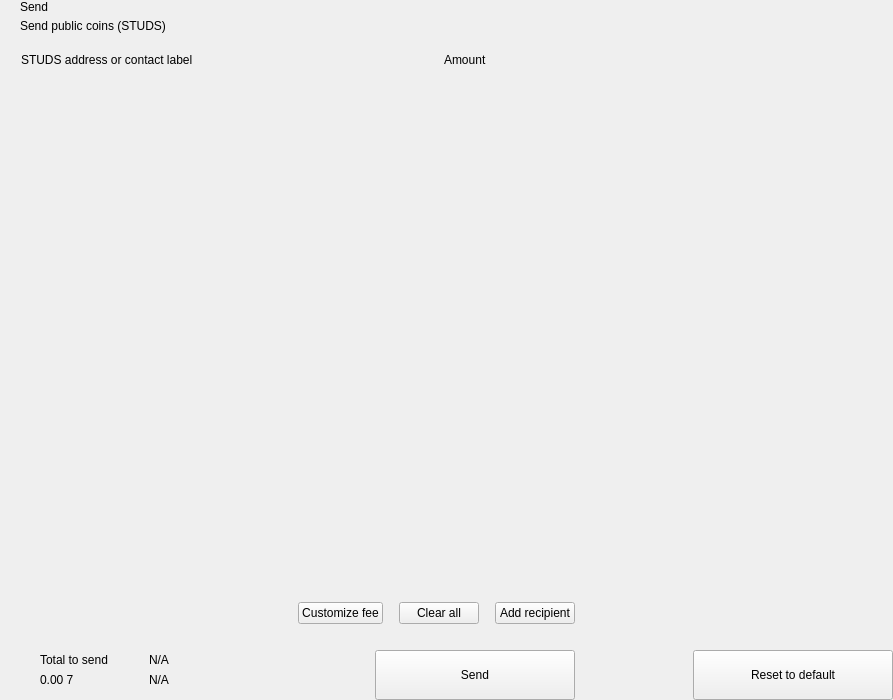
<?xml version="1.0" encoding="UTF-8"?>
<ui version="4.0">
 <class>send</class>
 <widget class="QWidget" name="send">
  <property name="geometry">
   <rect>
    <x>0</x>
    <y>0</y>
    <width>893</width>
    <height>700</height>
   </rect>
  </property>
  <property name="windowTitle">
   <string>Form</string>
  </property>
  <layout class="QHBoxLayout" name="horizontalLayout_2" stretch="2,1">
   <property name="spacing">
    <number>0</number>
   </property>
   <property name="leftMargin">
    <number>0</number>
   </property>
   <property name="topMargin">
    <number>0</number>
   </property>
   <property name="rightMargin">
    <number>0</number>
   </property>
   <property name="bottomMargin">
    <number>0</number>
   </property>
   <item>
    <widget class="QWidget" name="left" native="true">
     <layout class="QVBoxLayout" name="verticalLayout_3">
      <property name="spacing">
       <number>0</number>
      </property>
      <property name="leftMargin">
       <number>0</number>
      </property>
      <property name="topMargin">
       <number>0</number>
      </property>
      <property name="rightMargin">
       <number>0</number>
      </property>
      <property name="bottomMargin">
       <number>0</number>
      </property>
      <item>
       <layout class="QVBoxLayout" name="verticalLayout_22" stretch="0,0,0,1,0,0,0,0">
        <property name="spacing">
         <number>0</number>
        </property>
        <item>
         <layout class="QHBoxLayout" name="horizontalLayout_3">
          <property name="spacing">
           <number>0</number>
          </property>
          <property name="leftMargin">
           <number>20</number>
          </property>
          <property name="rightMargin">
           <number>20</number>
          </property>
          <item>
           <layout class="QVBoxLayout" name="verticalLayout">
            <property name="spacing">
             <number>5</number>
            </property>
            <item>
             <widget class="QLabel" name="labelTitle">
              <property name="text">
               <string>Send</string>
              </property>
              <property name="alignment">
               <set>Qt::AlignLeading|Qt::AlignLeft|Qt::AlignVCenter</set>
              </property>
             </widget>
            </item>
            <item>
             <widget class="QLabel" name="labelSubtitle1">
              <property name="text">
               <string>Send public coins (STUDS)</string>
              </property>
             </widget>
            </item>
           </layout>
          </item>
          <item>
           <spacer name="horizontalSpacer">
            <property name="orientation">
             <enum>Qt::Horizontal</enum>
            </property>
            <property name="sizeHint" stdset="0">
             <size>
              <width>40</width>
              <height>20</height>
             </size>
            </property>
           </spacer>
          </item>
         </layout>
        </item>
        <item>
         <spacer name="verticalSpacer_2">
          <property name="orientation">
           <enum>Qt::Vertical</enum>
          </property>
          <property name="sizeType">
           <enum>QSizePolicy::Fixed</enum>
          </property>
          <property name="sizeHint" stdset="0">
           <size>
            <width>20</width>
            <height>20</height>
           </size>
          </property>
         </spacer>
        </item>
        <item>
         <layout class="QHBoxLayout" name="horizontalLayout" stretch="6,0,2">
          <property name="spacing">
           <number>0</number>
          </property>
          <property name="leftMargin">
           <number>10</number>
          </property>
          <property name="topMargin">
           <number>0</number>
          </property>
          <property name="rightMargin">
           <number>20</number>
          </property>
          <property name="bottomMargin">
           <number>0</number>
          </property>
          <item>
           <widget class="QLabel" name="labelSubtitleAddress">
            <property name="styleSheet">
             <string notr="true">margin-left:8px;</string>
            </property>
            <property name="text">
             <string>STUDS address or contact label</string>
            </property>
           </widget>
          </item>
          <item>
           <spacer name="horizontalSpacer_3">
            <property name="orientation">
             <enum>Qt::Horizontal</enum>
            </property>
            <property name="sizeType">
             <enum>QSizePolicy::Fixed</enum>
            </property>
            <property name="sizeHint" stdset="0">
             <size>
              <width>40</width>
              <height>1</height>
             </size>
            </property>
           </spacer>
          </item>
          <item>
           <widget class="QLabel" name="labelSubtitleAmount">
            <property name="text">
             <string>Amount</string>
            </property>
           </widget>
          </item>
         </layout>
        </item>
        <item>
         <widget class="QScrollArea" name="scrollArea">
          <property name="minimumSize">
           <size>
            <width>0</width>
            <height>350</height>
           </size>
          </property>
          <property name="styleSheet">
           <string notr="true">#scrollArea {
            background:transparent;
            margin-top:10px;
}</string>
          </property>
          <property name="horizontalScrollBarPolicy">
           <enum>Qt::ScrollBarAlwaysOff</enum>
          </property>
          <property name="sizeAdjustPolicy">
           <enum>QAbstractScrollArea::AdjustIgnored</enum>
          </property>
          <property name="widgetResizable">
           <bool>true</bool>
          </property>
          <property name="alignment">
           <set>Qt::AlignLeading|Qt::AlignLeft|Qt::AlignTop</set>
          </property>
          <widget class="QWidget" name="scrollAreaWidgetContents">
           <property name="geometry">
            <rect>
             <x>0</x>
             <y>0</y>
             <width>591</width>
             <height>16</height>
            </rect>
           </property>
           <property name="sizePolicy">
            <sizepolicy hsizetype="Preferred" vsizetype="Maximum">
             <horstretch>0</horstretch>
             <verstretch>0</verstretch>
            </sizepolicy>
           </property>
           <property name="autoFillBackground">
            <bool>false</bool>
           </property>
           <property name="styleSheet">
            <string notr="true">#scrollAreaWidgetContents {
             background:transparent;
             }</string>
           </property>
           <layout class="QVBoxLayout" name="verticalLayout_7">
            <property name="spacing">
             <number>0</number>
            </property>
            <property name="sizeConstraint">
             <enum>QLayout::SetDefaultConstraint</enum>
            </property>
            <property name="leftMargin">
             <number>0</number>
            </property>
            <property name="topMargin">
             <number>0</number>
            </property>
            <property name="rightMargin">
             <number>0</number>
            </property>
            <property name="bottomMargin">
             <number>0</number>
            </property>
           </layout>
          </widget>
         </widget>
        </item>
        <item>
         <spacer name="verticalSpacer_4">
          <property name="orientation">
           <enum>Qt::Vertical</enum>
          </property>
          <property name="sizeType">
           <enum>QSizePolicy::Fixed</enum>
          </property>
          <property name="sizeHint" stdset="0">
           <size>
            <width>20</width>
            <height>20</height>
           </size>
          </property>
         </spacer>
        </item>
        <item>
         <layout class="QHBoxLayout" name="horizontalLayout_20">
          <property name="spacing">
           <number>6</number>
          </property>
          <property name="leftMargin">
           <number>20</number>
          </property>
          <property name="rightMargin">
           <number>20</number>
          </property>
          <item>
           <spacer name="horizontalSpacer_4">
            <property name="orientation">
             <enum>Qt::Horizontal</enum>
            </property>
            <property name="sizeHint" stdset="0">
             <size>
              <width>10</width>
              <height>20</height>
             </size>
            </property>
           </spacer>
          </item>
          <item>
           <widget class="QPushButton" name="pushButtonFee">
            <property name="focusPolicy">
             <enum>Qt::NoFocus</enum>
            </property>
            <property name="text">
             <string>Customize fee</string>
            </property>
           </widget>
          </item>
          <item>
           <spacer name="horizontalSpacer_11">
            <property name="orientation">
             <enum>Qt::Horizontal</enum>
            </property>
            <property name="sizeType">
             <enum>QSizePolicy::Minimum</enum>
            </property>
            <property name="sizeHint" stdset="0">
             <size>
              <width>10</width>
              <height>20</height>
             </size>
            </property>
           </spacer>
          </item>
          <item>
           <widget class="QPushButton" name="pushButtonClear">
            <property name="focusPolicy">
             <enum>Qt::NoFocus</enum>
            </property>
            <property name="layoutDirection">
             <enum>Qt::RightToLeft</enum>
            </property>
            <property name="text">
             <string>Clear all</string>
            </property>
           </widget>
          </item>
          <item>
           <spacer name="horizontalSpacer_6">
            <property name="orientation">
             <enum>Qt::Horizontal</enum>
            </property>
            <property name="sizeType">
             <enum>QSizePolicy::Fixed</enum>
            </property>
            <property name="sizeHint" stdset="0">
             <size>
              <width>10</width>
              <height>20</height>
             </size>
            </property>
           </spacer>
          </item>
          <item>
           <widget class="QPushButton" name="pushButtonAddRecipient">
            <property name="focusPolicy">
             <enum>Qt::NoFocus</enum>
            </property>
            <property name="text">
             <string>Add recipient</string>
            </property>
           </widget>
          </item>
         </layout>
        </item>
        <item>
         <spacer name="verticalSpacer">
          <property name="orientation">
           <enum>Qt::Vertical</enum>
          </property>
          <property name="sizeType">
           <enum>QSizePolicy::Fixed</enum>
          </property>
          <property name="sizeHint" stdset="0">
           <size>
            <width>20</width>
            <height>16</height>
           </size>
          </property>
         </spacer>
        </item>
        <item>
         <layout class="QHBoxLayout" name="horizontalLayout_7">
          <property name="rightMargin">
           <number>20</number>
          </property>
          <item>
           <layout class="QHBoxLayout" name="horizontalLayout_10">
            <property name="spacing">
             <number>0</number>
            </property>
            <property name="leftMargin">
             <number>8</number>
            </property>
            <item>
             <widget class="QStackedWidget" name="stackedWidget">
              <property name="minimumSize">
               <size>
                <width>0</width>
                <height>60</height>
               </size>
              </property>
              <property name="maximumSize">
               <size>
                <width>16777215</width>
                <height>60</height>
               </size>
              </property>
              <widget class="QWidget" name="page1">
               <layout class="QVBoxLayout" name="verticalLayout_71" stretch="0">
                <property name="spacing">
                 <number>6</number>
                </property>
                <property name="leftMargin">
                 <number>12</number>
                </property>
                <property name="topMargin">
                 <number>0</number>
                </property>
                <property name="rightMargin">
                 <number>0</number>
                </property>
                <property name="bottomMargin">
                 <number>0</number>
                </property>
                <item>
                 <widget class="QWidget" name="coinWidget" native="true">
                  <property name="minimumSize">
                   <size>
                    <width>0</width>
                    <height>60</height>
                   </size>
                  </property>
                  <property name="maximumSize">
                   <size>
                    <width>16777215</width>
                    <height>60</height>
                   </size>
                  </property>
                  <layout class="QHBoxLayout" name="horizontalLayout_9">
                   <property name="spacing">
                    <number>0</number>
                   </property>
                   <property name="leftMargin">
                    <number>20</number>
                   </property>
                   <property name="topMargin">
                    <number>10</number>
                   </property>
                   <property name="rightMargin">
                    <number>20</number>
                   </property>
                   <property name="bottomMargin">
                    <number>10</number>
                   </property>
                   <item>
                    <layout class="QVBoxLayout" name="verticalSend">
                     <property name="spacing">
                      <number>0</number>
                     </property>
                     <item>
                      <widget class="QLabel" name="labelTitleTotalSend">
                       <property name="text">
                        <string>Total to send</string>
                       </property>
                      </widget>
                     </item>
                     <item>
                      <widget class="QLabel" name="labelAmountSend">
                       <property name="text">
                        <string notr="true">0.00 7</string>
                       </property>
                      </widget>
                     </item>
                    </layout>
                   </item>
                   <item>
                    <spacer name="horizontalSpacer_9">
                     <property name="orientation">
                      <enum>Qt::Horizontal</enum>
                     </property>
                     <property name="sizeType">
                      <enum>QSizePolicy::Fixed</enum>
                     </property>
                     <property name="sizeHint" stdset="0">
                      <size>
                       <width>20</width>
                       <height>20</height>
                      </size>
                     </property>
                    </spacer>
                   </item>
                   <item>
                    <widget class="QLabel" name="labelLine">
                     <property name="minimumSize">
                      <size>
                       <width>1</width>
                       <height>0</height>
                      </size>
                     </property>
                     <property name="maximumSize">
                      <size>
                       <width>1</width>
                       <height>16777215</height>
                      </size>
                     </property>
                     <property name="text">
                      <string/>
                     </property>
                    </widget>
                   </item>
                   <item>
                    <spacer name="horizontalSpacer_10">
                     <property name="orientation">
                      <enum>Qt::Horizontal</enum>
                     </property>
                     <property name="sizeType">
                      <enum>QSizePolicy::Fixed</enum>
                     </property>
                     <property name="sizeHint" stdset="0">
                      <size>
                       <width>20</width>
                       <height>20</height>
                      </size>
                     </property>
                    </spacer>
                   </item>
                   <item>
                    <layout class="QVBoxLayout" name="verticalRemaining">
                     <property name="spacing">
                      <number>0</number>
                     </property>
                     <item>
                      <widget class="QLabel" name="labelTitleTotalRemaining">
                       <property name="text">
                        <string notr="true">N/A</string>
                       </property>
                      </widget>
                     </item>
                     <item>
                      <widget class="QLabel" name="labelAmountRemaining">
                       <property name="text">
                        <string notr="true">N/A</string>
                       </property>
                      </widget>
                     </item>
                    </layout>
                   </item>
                  </layout>
                 </widget>
                </item>
               </layout>
              </widget>
              <widget class="QWidget" name="page_2"/>
             </widget>
            </item>
           </layout>
          </item>
          <item>
           <spacer name="horizontalSpacer_5">
            <property name="orientation">
             <enum>Qt::Horizontal</enum>
            </property>
            <property name="sizeType">
             <enum>QSizePolicy::Expanding</enum>
            </property>
            <property name="sizeHint" stdset="0">
             <size>
              <width>40</width>
              <height>20</height>
             </size>
            </property>
           </spacer>
          </item>
          <item alignment="Qt::AlignBottom">
           <widget class="QPushButton" name="pushButtonSave">
            <property name="minimumSize">
             <size>
              <width>200</width>
              <height>50</height>
             </size>
            </property>
            <property name="maximumSize">
             <size>
              <width>200</width>
              <height>50</height>
             </size>
            </property>
            <property name="focusPolicy">
             <enum>Qt::NoFocus</enum>
            </property>
            <property name="text">
             <string>Send</string>
            </property>
           </widget>
          </item>
         </layout>
        </item>
       </layout>
      </item>
     </layout>
    </widget>
   </item>
   <item>
    <widget class="QWidget" name="right" native="true">
     <layout class="QVBoxLayout" name="verticalLayout_5">
      <property name="leftMargin">
       <number>0</number>
      </property>
      <property name="topMargin">
       <number>0</number>
      </property>
      <property name="rightMargin">
       <number>0</number>
      </property>
      <property name="bottomMargin">
       <number>0</number>
      </property>
      <item>
       <layout class="QVBoxLayout" name="verticalLayout_4">
        <property name="spacing">
         <number>6</number>
        </property>
        <item>
         <widget class="OptionButton" name="btnCoinControl" native="true">
          <property name="minimumSize">
           <size>
            <width>0</width>
            <height>50</height>
           </size>
          </property>
         </widget>
        </item>
        <item>
         <widget class="OptionButton" name="btnChangeAddress" native="true">
          <property name="minimumSize">
           <size>
            <width>0</width>
            <height>50</height>
           </size>
          </property>
         </widget>
        </item>
        <item>
         <widget class="OptionButton" name="btnUri" native="true">
          <property name="minimumSize">
           <size>
            <width>0</width>
            <height>50</height>
           </size>
          </property>
         </widget>
        </item>
        <item>
         <spacer name="verticalSpacer_5">
          <property name="orientation">
           <enum>Qt::Vertical</enum>
          </property>
          <property name="sizeHint" stdset="0">
           <size>
            <width>20</width>
            <height>40</height>
           </size>
          </property>
         </spacer>
        </item>
        <item>
         <layout class="QHBoxLayout" name="horizontalLayout_8">
          <item>
           <spacer name="horizontalSpacer_7">
            <property name="orientation">
             <enum>Qt::Horizontal</enum>
            </property>
            <property name="sizeHint" stdset="0">
             <size>
              <width>40</width>
              <height>20</height>
             </size>
            </property>
           </spacer>
          </item>
          <item>
           <widget class="QPushButton" name="pushButtonReset">
            <property name="minimumSize">
             <size>
              <width>200</width>
              <height>50</height>
             </size>
            </property>
            <property name="maximumSize">
             <size>
              <width>200</width>
              <height>50</height>
             </size>
            </property>
            <property name="focusPolicy">
             <enum>Qt::NoFocus</enum>
            </property>
            <property name="text">
             <string>Reset to default</string>
            </property>
           </widget>
          </item>
         </layout>
        </item>
       </layout>
      </item>
     </layout>
    </widget>
   </item>
  </layout>
 </widget>
 <customwidgets>
  <customwidget>
   <class>OptionButton</class>
   <extends>QWidget</extends>
   <header>qt/pivx/optionbutton.h</header>
   <container>1</container>
  </customwidget>
 </customwidgets>
 <resources/>
 <connections/>
</ui>
